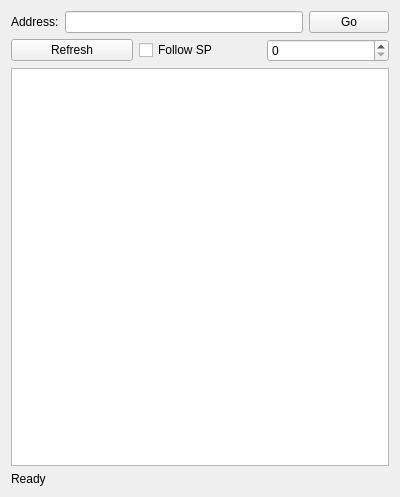
<?xml version="1.0" encoding="UTF-8"?>
<ui version="4.0">
 <class>StackWidget</class>
 <widget class="QWidget" name="StackWidget">
  <property name="geometry">
   <rect>
    <x>0</x>
    <y>0</y>
    <width>400</width>
    <height>497</height>
   </rect>
  </property>
  <property name="windowTitle">
   <string>Stack</string>
  </property>
  <layout class="QVBoxLayout" name="verticalLayout">
   <item>
    <layout class="QHBoxLayout" name="horizontalLayout">
     <item>
      <widget class="QLabel" name="addrLabel">
       <property name="text">
        <string>Address:</string>
       </property>
      </widget>
     </item>
     <item>
      <widget class="QLineEdit" name="addressLineEdit"/>
     </item>
     <item>
      <widget class="QPushButton" name="goButton">
       <property name="text">
        <string>Go</string>
       </property>
      </widget>
     </item>
    </layout>
   </item>
   <item>
    <layout class="QHBoxLayout" name="horizontalLayout_2">
     <item>
      <widget class="QPushButton" name="refreshButton">
       <property name="text">
        <string>Refresh</string>
       </property>
      </widget>
     </item>
     <item>
      <widget class="QCheckBox" name="followSpCheckBox">
       <property name="text">
        <string>Follow SP</string>
       </property>
      </widget>
     </item>
     <item>
      <widget class="QSpinBox" name="bytesPerLine"/>
     </item>
    </layout>
   </item>
   <item>
    <widget class="QPlainTextEdit" name="stackDisplay">
     <property name="lineWrapMode">
      <enum>QPlainTextEdit::NoWrap</enum>
     </property>
     <property name="readOnly">
      <bool>true</bool>
     </property>
    </widget>
   </item>
   <item>
    <widget class="QLabel" name="statusLabel">
     <property name="text">
      <string>Ready</string>
     </property>
    </widget>
   </item>
  </layout>
 </widget>
 <resources/>
 <connections/>
</ui>
